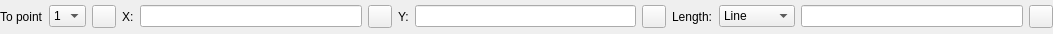
<?xml version="1.0" encoding="UTF-8"?>
<ui version="4.0">
 <class>LC_LineRadiantOptionsWidget</class>
 <widget class="QWidget" name="LC_LineRadiantOptionsWidget">
  <property name="geometry">
   <rect>
    <x>0</x>
    <y>0</y>
    <width>1053</width>
    <height>34</height>
   </rect>
  </property>
  <property name="windowTitle">
   <string>Form</string>
  </property>
  <layout class="QGridLayout" name="gridLayout">
   <property name="leftMargin">
    <number>0</number>
   </property>
   <property name="topMargin">
    <number>1</number>
   </property>
   <property name="rightMargin">
    <number>0</number>
   </property>
   <property name="bottomMargin">
    <number>1</number>
   </property>
   <item row="0" column="2">
    <widget class="QToolButton" name="tbPickPoint">
     <property name="toolTip">
      <string>Pick radiant point coordinates from drawing</string>
     </property>
     <property name="text">
      <string/>
     </property>
     <property name="icon">
      <iconset resource="../../../../res/icons/icons.qrc">
       <normaloff>:/icons/interactive_pick_point.lci</normaloff>:/icons/interactive_pick_point.lci</iconset>
     </property>
    </widget>
   </item>
   <item row="0" column="1">
    <widget class="QComboBox" name="cbPointSelector">
     <property name="toolTip">
      <string>Selection of radiant (center) point draw to</string>
     </property>
     <item>
      <property name="text">
       <string>1</string>
      </property>
     </item>
     <item>
      <property name="text">
       <string>2</string>
      </property>
     </item>
     <item>
      <property name="text">
       <string>3</string>
      </property>
     </item>
     <item>
      <property name="text">
       <string>4</string>
      </property>
     </item>
    </widget>
   </item>
   <item row="0" column="3">
    <widget class="QLabel" name="label_2">
     <property name="text">
      <string>X:</string>
     </property>
    </widget>
   </item>
   <item row="0" column="11">
    <widget class="QLineEdit" name="leLength">
     <property name="toolTip">
      <string>Length of line to draw</string>
     </property>
    </widget>
   </item>
   <item row="0" column="7">
    <widget class="QLineEdit" name="leY">
     <property name="toolTip">
      <string>X coordinate of radiant point</string>
     </property>
    </widget>
   </item>
   <item row="0" column="9">
    <widget class="QLabel" name="label_4">
     <property name="text">
      <string>Length:</string>
     </property>
    </widget>
   </item>
   <item row="0" column="4">
    <widget class="QLineEdit" name="leX">
     <property name="toolTip">
      <string>X coordinate of radiant point</string>
     </property>
    </widget>
   </item>
   <item row="0" column="5">
    <widget class="QToolButton" name="tbPickX">
     <property name="acceptDrops">
      <bool>false</bool>
     </property>
     <property name="toolTip">
      <string>Pick X coordinate of radiant point from drawing</string>
     </property>
     <property name="text">
      <string/>
     </property>
     <property name="icon">
      <iconset resource="../../../../res/icons/icons.qrc">
       <normaloff>:/icons/interactive_pick_point_x.lci</normaloff>:/icons/interactive_pick_point_x.lci</iconset>
     </property>
    </widget>
   </item>
   <item row="0" column="0">
    <widget class="QLabel" name="label">
     <property name="text">
      <string>To point</string>
     </property>
    </widget>
   </item>
   <item row="0" column="6">
    <widget class="QLabel" name="label_3">
     <property name="text">
      <string>Y:</string>
     </property>
    </widget>
   </item>
   <item row="0" column="10">
    <widget class="QComboBox" name="cbLengthType">
     <property name="toolTip">
      <string>Defines how to handle length parameter</string>
     </property>
     <item>
      <property name="text">
       <string>Line</string>
      </property>
     </item>
     <item>
      <property name="text">
       <string>By X</string>
      </property>
     </item>
     <item>
      <property name="text">
       <string>By Y</string>
      </property>
     </item>
     <item>
      <property name="text">
       <string>To Point</string>
      </property>
     </item>
     <item>
      <property name="text">
       <string>Free</string>
      </property>
     </item>
    </widget>
   </item>
   <item row="0" column="12">
    <widget class="QToolButton" name="tbPickLength">
     <property name="toolTip">
      <string>Pick length from drawing</string>
     </property>
     <property name="text">
      <string/>
     </property>
     <property name="icon">
      <iconset resource="../../../../res/icons/icons.qrc">
       <normaloff>:/icons/interactive_pick_distance.lci</normaloff>:/icons/interactive_pick_distance.lci</iconset>
     </property>
    </widget>
   </item>
   <item row="0" column="8">
    <widget class="QToolButton" name="tbPickY">
     <property name="toolTip">
      <string>Pick Y coordinate of radiant point from drawing</string>
     </property>
     <property name="text">
      <string/>
     </property>
     <property name="icon">
      <iconset resource="../../../../res/icons/icons.qrc">
       <normaloff>:/icons/interactive_pick_point_y.lci</normaloff>:/icons/interactive_pick_point_y.lci</iconset>
     </property>
    </widget>
   </item>
  </layout>
 </widget>
 <resources>
  <include location="../../../../res/icons/icons.qrc"/>
 </resources>
 <connections/>
</ui>
